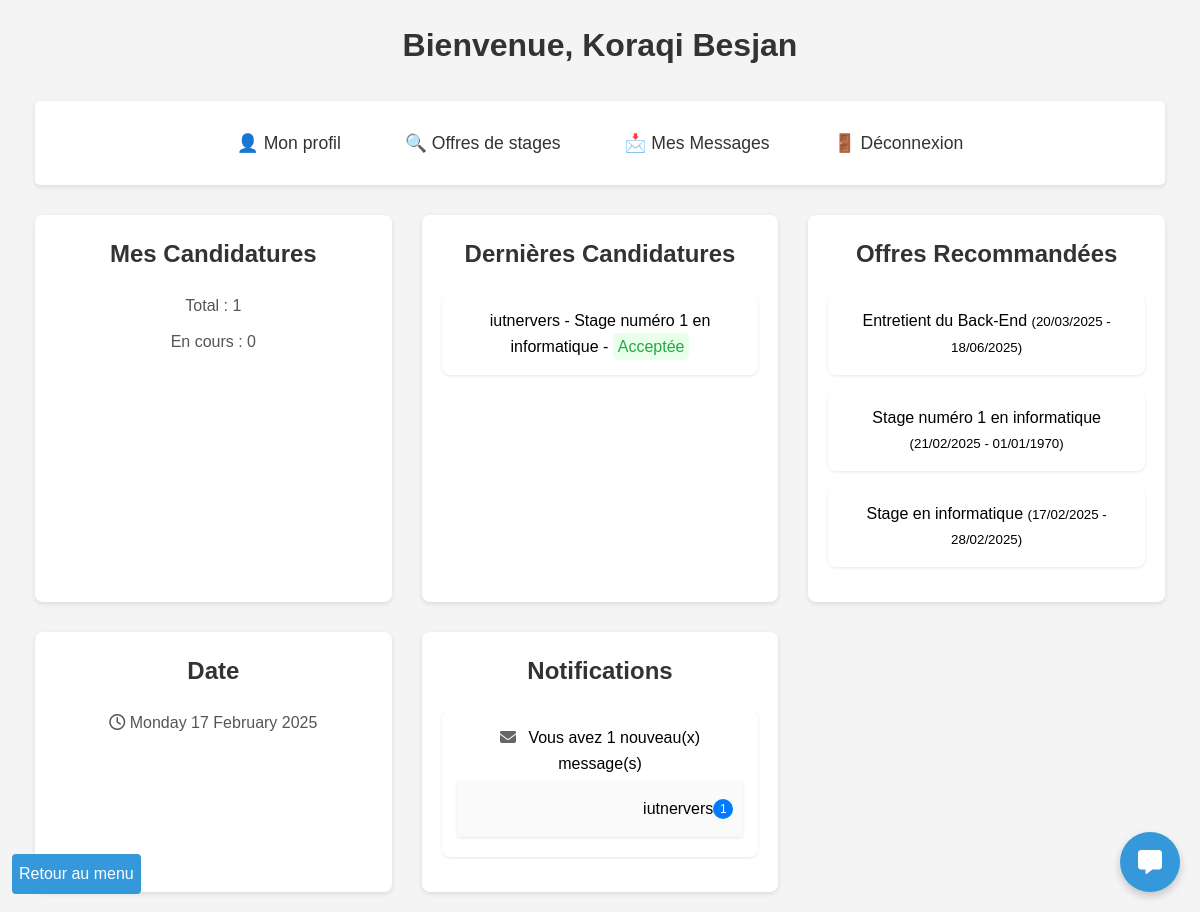
The page /app/views/home.php (signed in) on the database its author committed.
### tables this page shows
CREATE TABLE `etudiants` (
  `id` int(11) NOT NULL,
  `nom` varchar(50) NOT NULL,
  `prenom` varchar(50) NOT NULL,
  `date_naissance` date DEFAULT NULL,
  `adresse` varchar(255) DEFAULT NULL,
  `ville` varchar(100) DEFAULT NULL,
  `code_postal` varchar(10) DEFAULT NULL,
  `pays` varchar(100) DEFAULT NULL,
  `telephone` varchar(20) DEFAULT NULL,
  `niveau_etude` varchar(50) DEFAULT NULL,
  `filiere` varchar(100) DEFAULT NULL,
  `cv` varchar(255) DEFAULT NULL,
  `username` varchar(100) NOT NULL,
  `email` varchar(255) NOT NULL,
  `password` varchar(255) NOT NULL,
  `role` enum('etudiant','entreprise','admin') NOT NULL DEFAULT 'etudiant',
  `lettre_motivation` text,
  `date_creation` timestamp NOT NULL DEFAULT CURRENT_TIMESTAMP,
  `icone` varchar(255) DEFAULT NULL
);

CREATE TABLE `candidatures` (
  `id` int(11) NOT NULL,
  `etudiant_id` int(11) DEFAULT NULL,
  `offre_id` int(11) DEFAULT NULL,
  `statut` enum('en_attente','acceptee','refusee') DEFAULT 'en_attente',
  `date_candidature` datetime DEFAULT CURRENT_TIMESTAMP,
  `cv` varchar(255) NOT NULL,
  `lettre_motivation` varchar(255) NOT NULL,
  `date_modification` datetime DEFAULT CURRENT_TIMESTAMP ON UPDATE CURRENT_TIMESTAMP,
  `date_lecture` datetime DEFAULT NULL
);

CREATE TABLE `entreprises` (
  `id` int(11) NOT NULL,
  `siret` varchar(14) NOT NULL,
  `nom` varchar(100) NOT NULL,
  `adresse` varchar(255) DEFAULT NULL,
  `ville` varchar(100) DEFAULT NULL,
  `code_postal` varchar(10) DEFAULT NULL,
  `pays` varchar(100) DEFAULT NULL,
  `telephone` varchar(20) DEFAULT NULL,
  `site_web` varchar(255) DEFAULT NULL,
  `lieu` varchar(255) DEFAULT NULL,
  `tva_intracommunautaire` varchar(50) DEFAULT NULL,
  `secteur_activite` varchar(100) DEFAULT NULL,
  `description` text,
  `adresse_facturation` varchar(255) DEFAULT NULL,
  `logo` varchar(255) DEFAULT NULL,
  `nom_contact` varchar(100) DEFAULT NULL,
  `username` varchar(100) NOT NULL,
  `email` varchar(255) NOT NULL,
  `password` varchar(255) NOT NULL,
  `role` enum('etudiant','entreprise','admin') NOT NULL DEFAULT 'entreprise',
  `date_creation` timestamp NOT NULL DEFAULT CURRENT_TIMESTAMP,
  `icone` varchar(255) DEFAULT NULL,
  `valide` tinyint(1) DEFAULT '0'
);

CREATE TABLE `offres_stages` (
  `id` int(11) NOT NULL,
  `entreprise_id` int(11) DEFAULT NULL,
  `titre` varchar(100) NOT NULL,
  `description` text,
  `date_debut` date DEFAULT NULL,
  `date_fin` date DEFAULT NULL,
  `lieu` varchar(255) DEFAULT NULL,
  `mode_stage` enum('distanciel','présentiel') NOT NULL,
  `logo` varchar(255) DEFAULT NULL,
  `email_contact` varchar(255) NOT NULL,
  `lien_candidature` varchar(255) DEFAULT NULL,
  `domaine` varchar(100) DEFAULT NULL,
  `remuneration` decimal(10,2) DEFAULT NULL,
  `pays` varchar(100) DEFAULT 'France',
  `ville` varchar(100) DEFAULT NULL,
  `code_postal` varchar(10) DEFAULT NULL,
  `region` varchar(100) DEFAULT NULL,
  `departement` varchar(100) DEFAULT NULL,
  `date_publication` timestamp NOT NULL DEFAULT CURRENT_TIMESTAMP
);

### app/views/home.php (the view, shortened to what this page needs)
<?php
function formatStatus($status) {
    switch ($status) {
        case 'acceptee':
            return 'Acceptée';
    }
}
require_once $_SERVER['DOCUMENT_ROOT'] . '/Gestion_Stage/app/config/database.php';
$table = ($_SESSION['role'] == 'etudiant') ? 'etudiants' : 'entreprises';
$stmt = $pdo->prepare("SELECT * FROM $table WHERE id = ?");
$stmt->execute([$_SESSION['user_id']]);
$user = $stmt->fetch(PDO::FETCH_ASSOC);
$welcome_message = 'Utilisateur';
if ($_SESSION['role'] == 'etudiant') {
    $welcome_message = $user['nom'] . ' ' . $user['prenom'];
} elseif ($_SESSION['role'] == 'entreprise') {
    $welcome_message = $user['nom'];
} elseif ($_SESSION['role'] == 'admin') {
    $welcome_message = 'Administrateur';
}
$dashboard_data = [];
if ($_SESSION['role'] == 'etudiant') {
    $stmt_candidatures = $pdo->prepare("
        SELECT c.statut, o.titre, o.date_debut, o.date_fin, e.nom as entreprise_nom
        FROM candidatures c
        JOIN offres_stages o ON c.offre_id = o.id
        JOIN entreprises e ON o.entreprise_id = e.id
        WHERE c.etudiant_id = ?
        ORDER BY c.date_candidature DESC
        LIMIT 3
    ");
    $stmt_candidatures->execute([$_SESSION['user_id']]);
    $dernieres_candidatures = $stmt_candidatures->fetchAll(PDO::FETCH_ASSOC);
    $stmt_offres = $pdo->prepare("
        SELECT id, titre, description, date_debut, date_fin
        FROM offres_stages
        ORDER BY date_debut DESC
        LIMIT 3
    ");
    $stmt_offres->execute();
    $offres_recommandees = $stmt_offres->fetchAll(PDO::FETCH_ASSOC);
    $stmt_messages = $pdo->prepare("
        SELECT DISTINCT e.id, e.nom as expediteur_nom, COUNT(m.id) as nb_messages
        FROM messages m
        JOIN entreprises e ON CONCAT('C', e.id) = m.expediteur_id
        WHERE m.destinataire_id = CONCAT('E', :user_id)
        AND m.statut = 'non_lu'
        GROUP BY e.id, e.nom
        ORDER BY MAX(m.date_envoi) DESC
    ");
    $stmt_messages->execute(['user_id' => $_SESSION['user_id']]);
    $messages_non_lus = $stmt_messages->fetchAll(PDO::FETCH_ASSOC);
    $stmt_candidatures_updated = $pdo->prepare("
        SELECT c.id, c.statut, c.date_modification, o.titre, e.nom as entreprise_nom
        FROM candidatures c
        JOIN offres_stages o ON c.offre_id = o.id
        JOIN entreprises e ON o.entreprise_id = e.id
        WHERE c.etudiant_id = :user_id
        AND c.statut IN ('acceptee', 'refusee')
        AND (c.date_lecture IS NULL OR c.date_modification > c.date_lecture)
        ORDER BY c.date_modification DESC
    ");
    $stmt_candidatures_updated->execute(['user_id' => $_SESSION['user_id']]);
    $candidatures_updated = $stmt_candidatures_updated->fetchAll(PDO::FETCH_ASSOC);
    $dashboard_data = [
        'total_candidatures' => $pdo->query("SELECT COUNT(*) FROM candidatures WHERE etudiant_id = {$_SESSION['user_id']}")->fetchColumn(),
        'candidatures_en_cours' => $pdo->query("SELECT COUNT(*) FROM candidatures WHERE etudiant_id = {$_SESSION['user_id']} AND statut = 'en_attente'")->fetchColumn(),
        'dernieres_candidatures' => $dernieres_candidatures,
        'offres_recommandees' => $offres_recommandees,
        'messages_non_lus' => $messages_non_lus,
        'total_messages_non_lus' => array_sum(array_column($messages_non_lus, 'nb_messages')),
        'candidatures_updated' => $candidatures_updated,
        'total_candidatures_updated' => count($candidatures_updated)
    ];
}
?>
<!DOCTYPE html>
<html lang="fr">
<head>
    <link rel="stylesheet" href="/Gestion_Stage/public/assets/css/style.css">
    <link rel="stylesheet" href="https://cdnjs.cloudflare.com/ajax/libs/font-awesome/6.1.1/css/all.min.css">
</head>
<body>
    <div class="container">
        <h1>Bienvenue, <?= htmlspecialchars($welcome_message) ?></h1>
        <nav>
    <ul class="menu">
        <li><a href="/Gestion_Stage/app/views/profile.php">👤 Mon profil</a></li>
        <?php if ($_SESSION['role'] == 'etudiant'): ?>
            <li><a href="/Gestion_Stage/app/views/panels/student_panel.php">🔍 Offres de stages</a></li>
            <li><a href="/Gestion_Stage/app/message/inbox.php">📩 Mes Messages</a></li>
        <?php elseif ($_SESSION['role'] == 'entreprise'): ?>
            <li><a href="/Gestion_Stage/app/views/internships/post_internship.php">➕ Publier une offre</a></li>
            <li><a href="/Gestion_Stage/app/views/panels/company_panel.php">📋 Gérer candidatures</a></li>
            <li><a href="/Gestion_Stage/app/message/inbox.php">📩 Mes Messages</a></li>
        <?php elseif ($_SESSION['role'] == 'admin'): ?>
            <li><a href="/Gestion_Stage/app/views/panels/admin_panel.php">🛠️ Panel Admin</a></li>
        <?php endif; ?>
        <li><a href="/Gestion_Stage/app/views/auth/logout.php">🚪 Déconnexion</a></li>
    </ul>
</nav>
    <div class="dashboard-grid">
        <?php if ($_SESSION['role'] == 'etudiant'): ?>
            <div class="dashboard-card">
                <h3>Mes Candidatures</h3>
                <p>Total : <?= $dashboard_data['total_candidatures'] ?></p>
                <p>En cours : <?= $dashboard_data['candidatures_en_cours'] ?></p>
            </div>
            <div class="dashboard-card">
            <h3>Dernières Candidatures</h3>
                <ul class="dashboard-list">
                    <?php if (empty($dashboard_data['dernieres_candidatures'])): ?>
                        <li>Aucune candidatures récentes</li>
                    <?php else: ?>
                        <?php foreach($dashboard_data['dernieres_candidatures'] as $candidature): ?>
                            <li>
                                <?= htmlspecialchars($candidature['entreprise_nom']) . ' - ' . htmlspecialchars($candidature['titre']) . ' - '?>
                                <span class="<?= $candidature['statut'] == 'en_attente' ? 'text-warning' : ($candidature['statut'] == 'refusee' ? 'text-refuse' : 'text-success') ?>">
                                    <?= formatStatus($candidature['statut']) ?>
                                </span>
                            </li>
                        <?php endforeach; ?>
                    <?php endif; ?>
                </ul>
            </div>
            <div class="dashboard-card">
                <h3>Offres Recommandées</h3>
                <ul class="dashboard-list">
                    <?php foreach($dashboard_data['offres_recommandees'] as $offre): ?>
                        <li>
                            <?= htmlspecialchars($offre['titre']) ?>
                            <small>(<?= date('d/m/Y', strtotime($offre['date_debut'])) ?> - <?= date('d/m/Y', strtotime($offre['date_fin'])) ?>)</small>
                        </li>
                    <?php endforeach; ?>
                </ul>
            </div>
        <?php endif; ?>
        <div class="dashboard-card">
            <h3>Date</h3>
            <p>
                <i class="far fa-clock"></i>
                <?php
                    echo strftime('%A %d %B %Y');
                ?>
            </p>
        </div>
        <?php if (in_array($_SESSION['role'], ['etudiant', 'entreprise'])): ?>
    <div class="dashboard-card">
        <h3>Notifications</h3>
        <ul class="dashboard-list">
            <?php if ($_SESSION['role'] == 'etudiant'): ?>
                <?php if ($dashboard_data['total_messages_non_lus'] > 0 || $dashboard_data['total_candidatures_updated'] > 0): ?>
                    <?php if ($dashboard_data['total_messages_non_lus'] > 0): ?>
                        <li>
                            <i class="fas fa-envelope"></i>
                            Vous avez <?= $dashboard_data['total_messages_non_lus'] ?> nouveau(x) message(s)
                            <ul>
                                <?php foreach ($dashboard_data['messages_non_lus'] as $message): ?>
                                    <li>
                                        <a href="/Gestion_Stage/app/message/inbox.php?entreprise_id=<?= $message['id'] ?>">
                                            <?= htmlspecialchars($message['expediteur_nom']) ?>
                                            <span class="notification-badge"><?= $message['nb_messages'] ?></span>
                                        </a>
                                    </li>
                                <?php endforeach; ?>
                            </ul>
                        </li>
                    <?php endif; ?>
                <?php else: ?>
                    <li>Aucune nouvelle notification</li>
                <?php endif; ?>
            <?php endif; ?>
        </ul>
    </div>
<?php endif; ?>
    </div>
        <p><a class="index-button" href="/Gestion_Stage/index.php">Retour au menu</a></p>
    </div>
    <button class="feedback-button" onclick="document.getElementById('feedback-modal').style.display='block'">
        <i class="fas fa-comment-alt"></i>
    </button>
</body>
</html>

### public/assets/css/style.css (style rules this page uses)
:root { --primary-color: #2c3e50; --secondary-color: #3498db; --accent-color: #e74c3c; --secondary-color-hover: #4ea8e4; --accent-color-hover: #f26858; --text-color: #333; --light-gray: #f5f6fa; --border-radius: 8px; }
* { margin: 0; padding: 0; box-sizing: border-box; }
body { font-family: Arial, sans-serif; line-height: 1.6; background-color: #f4f4f4; padding: 20px; }
.container { max-width: 1200px; margin: 0 auto; padding: 0 15px; }
h1 { text-align: center; color: #333; margin-bottom: 30px; font-size: 2rem; }
nav { text-align: center; background: #fff; padding: 15px; border-radius: 5px; margin-bottom: 30px; box-shadow: 0 2px 5px rgba(0,0,0,0.1); }
nav ul { list-style: none; display: flex; justify-content: center; gap: 20px; }
nav a { color: #333; text-decoration: none; padding: 5px 10px; border-radius: 3px; transition: background-color 0.2s ease; }
button { background: #3498db; color: white; padding: 10px 20px; border: none; border-radius: 4px; cursor: pointer; width: 100%; }
a { color: #3498db; text-decoration: none; }
.index-button { position: fixed; bottom: 2%; left: 1%; background: var(--secondary-color); color: white; transition: background-color 0.2s ease; padding: 7px; border-radius: 4px; }
.dashboard-grid { display: grid; grid-template-columns: repeat(auto-fill, minmax(300px, 1fr)); gap: 30px; }
.dashboard-card { background-color: #fff; border-radius: 8px; box-shadow: 0 2px 5px rgba(0, 0, 0, 0.1); padding: 20px; text-align: center; transition: background-color 0.2s ease, transform 0.2s ease; }
.dashboard-card h3 { font-size: 1.5rem; color: #333; margin-bottom: 20px; }
.dashboard-card p { font-size: 1rem; color: #555; margin-top: 10px; }
.dashboard-grid li { list-style: none; }
.dashboard-list { padding: 0; list-style: none; font-size: 1rem; margin-top: 20px; }
.dashboard-list li { padding: 15px; background-color: #fff; margin-bottom: 15px; border-radius: 8px; box-shadow: 0 1px 3px rgba(0, 0, 0, 0.1); transition: background-color 0.2s ease; }
.dashboard-list a { text-decoration: none; display: flex; justify-content: flex-end; align-items: center; padding: 5px 0; color: #000; transition: color 0.2s ease; }
.dashboard-list ul li { padding: 10px; margin: 5px 0; border-radius: 4px; background-color: rgba(0, 0, 0, 0.02); }
.dashboard-list i { margin-right: 8px; color: #666; }
.notification-badge { background-color: #007bff; color: white; border-radius: 50%; padding: 2px 6px; font-size: 0.75rem; min-width: 20px; height: 20px; display: inline-flex; align-items: center; justify-content: center; }
.text-success { color: #28a745; background-color: #07ff0f17; border-radius: 5px; padding: 5px; }
.feedback-button { position: fixed; bottom: 20px; right: 20px; background-color: #3498db; color: white; border: none; padding: 15px; border-radius: 50%; cursor: pointer; font-size: 20px; display: flex; align-items: center; justify-content: center; width: 60px; height: 60px; box-shadow: 0 4px 8px rgba(0, 0, 0, 0.2); transition: transform 0.3s ease, box-shadow 0.3s ease; }
.feedback-button i { font-size: 24px; }
.menu { list-style-type: none; padding: 0; margin: 0; display: inline-flex; flex-direction: row; flex-direction: column; gap: 1rem; }
.menu li { text-align: center; }
.menu a { display: block; color: #333; text-decoration: none; padding: 0.8rem 1.5rem; font-size: 1.1rem; border-radius: 8px; transition: background-color 0.3s ease, transform 0.3s ease; }
@media screen and (min-width: 781px) { .menu { display: inline-flex; flex-direction: row; } }

### rows shown on the page
etudiants: welcome_message "Koraqi Besjan"
candidatures: entreprises.nom "iutnervers", offres_stages.titre "Stage numéro 1 en informatique", statut "Acceptée"
offres_stages: titre "Entretient du Back-End", date_debut "20/03/2025", date_fin "18/06/2025"
offres_stages: titre "Stage numéro 1 en informatique", date_debut "21/02/2025", date_fin "01/01/1970"
offres_stages: titre "Stage en informatique", date_debut "17/02/2025", date_fin "28/02/2025"
entreprises: nom "iutnervers", nb_messages "1"

### other values the page prints
$dashboard_data['total_candidatures'] "1"
$dashboard_data['candidatures_en_cours'] "0"
strftime('%A %d %B %Y') "Monday 17 February 2025"
$dashboard_data['total_messages_non_lus'] "1"
